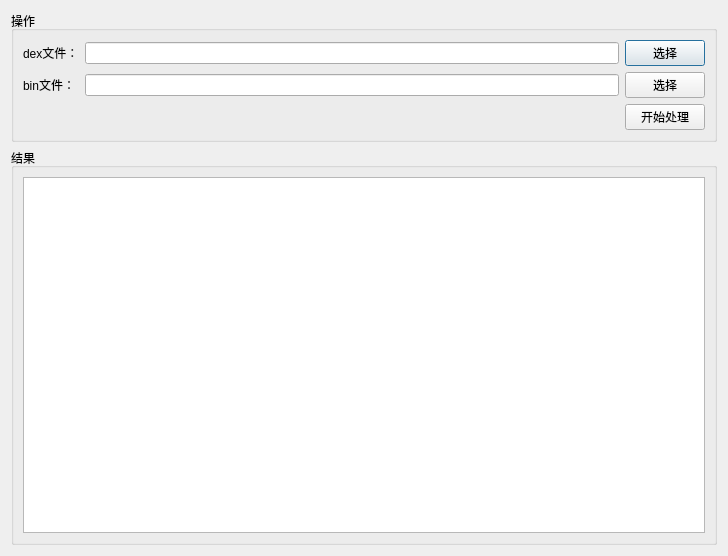
<?xml version="1.0" encoding="UTF-8"?>
<ui version="4.0">
 <class>Dialog</class>
 <widget class="QDialog" name="Dialog">
  <property name="geometry">
   <rect>
    <x>0</x>
    <y>0</y>
    <width>728</width>
    <height>556</height>
   </rect>
  </property>
  <property name="windowTitle">
   <string>fart处理bin数据</string>
  </property>
  <layout class="QGridLayout" name="gridLayout_2">
   <item row="0" column="0">
    <widget class="QGroupBox" name="groupBox">
     <property name="maximumSize">
      <size>
       <width>16777215</width>
       <height>150</height>
      </size>
     </property>
     <property name="title">
      <string>操作</string>
     </property>
     <layout class="QGridLayout" name="gridLayout">
      <item row="0" column="0">
       <widget class="QLabel" name="label">
        <property name="text">
         <string>dex文件：</string>
        </property>
       </widget>
      </item>
      <item row="0" column="1">
       <widget class="QLineEdit" name="txtDexPath"/>
      </item>
      <item row="0" column="2">
       <widget class="QPushButton" name="btnSelectDexPath">
        <property name="text">
         <string>选择</string>
        </property>
       </widget>
      </item>
      <item row="1" column="0">
       <widget class="QLabel" name="label_2">
        <property name="text">
         <string>bin文件：</string>
        </property>
       </widget>
      </item>
      <item row="1" column="1">
       <widget class="QLineEdit" name="txtBinPath"/>
      </item>
      <item row="1" column="2">
       <widget class="QPushButton" name="btnSelectBinPath">
        <property name="text">
         <string>选择</string>
        </property>
       </widget>
      </item>
      <item row="2" column="2">
       <widget class="QPushButton" name="btnSubmit">
        <property name="text">
         <string>开始处理</string>
        </property>
       </widget>
      </item>
     </layout>
    </widget>
   </item>
   <item row="1" column="0">
    <widget class="QGroupBox" name="groupBox_2">
     <property name="title">
      <string>结果</string>
     </property>
     <layout class="QGridLayout" name="gridLayout_3">
      <item row="0" column="0">
       <widget class="QPlainTextEdit" name="txtResult"/>
      </item>
     </layout>
    </widget>
   </item>
  </layout>
 </widget>
 <resources/>
 <connections/>
</ui>
